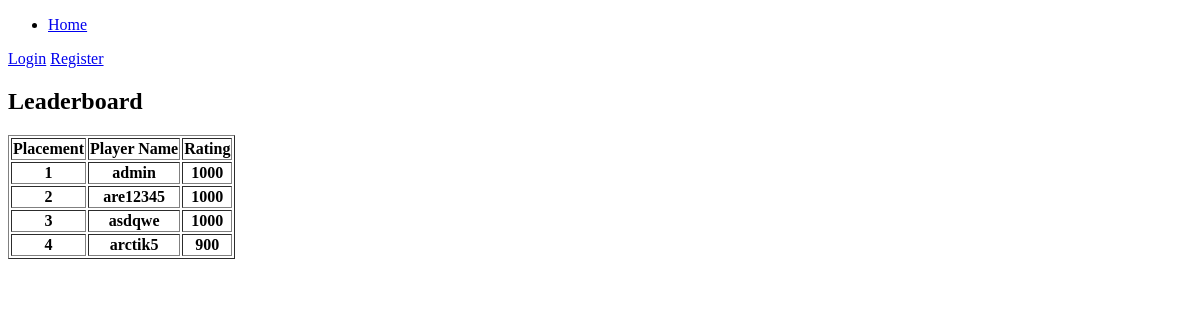
The app's page /, older data.
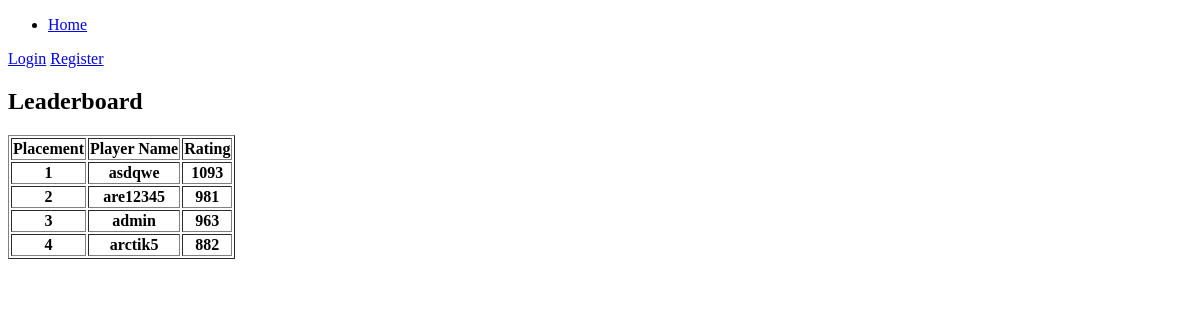
The same page, newer data.
### home/models.py (models this page shows, shortened)
class UserProfile(models.Model):
    user = models.OneToOneField(User, on_delete=models.CASCADE)
    main_char = models.CharField(max_length=20)
    rating = models.IntegerField(default=1000)

### home/views.py (the view)
# urls.py: path('', views.index, name='index'),
def index(request):
    leader_list = UserProfile.objects.order_by('-rating')
    ctx = {
        'leader_list': leader_list,
    }
    return render(request, 'home/index.html', ctx)

### home/templates/home/index.html (shortened to what this page needs)
{% extends 'base.html' %}
{% block content %}
<div id="login">
    {% if user.is_authenticated %}
    <h1>Welcome {{user.username}}</h1>
    <h2>Your main is {{user.userprofile.main_char}}</h2>
    <a href="{% url 'home:logout' %}">Logout</a>
    {% else %}
    <a href="login/">Login</a>
    <a href="registration/">Register</a>
    {% endif %}
</div>
<div id="leaderboard">
    <h2>Leaderboard</h2>
    <table border="1">
        <tr>
            <th>Placement</th>
            <th>Player Name</th>
            <th>Rating</th>
        </tr>
        {% for instance in leader_list %}
        <tr>
            <th> {{ forloop.counter }} </th>
            <th> {{ instance.user }} </th>
            <th> {{ instance.rating }} </th>
        </tr>
        {% endfor %}
    </table>
</div>
{% endblock %}

Row changes from the older to the newer data that the page shows:
changed UserProfile "asdqwe": rating "1000" → "1093"; moves up the list
changed UserProfile "are12345": rating "1000" → "981"; moves down the list
changed UserProfile "admin": rating "1000" → "963"
changed UserProfile "arctik5": rating "900" → "882"
